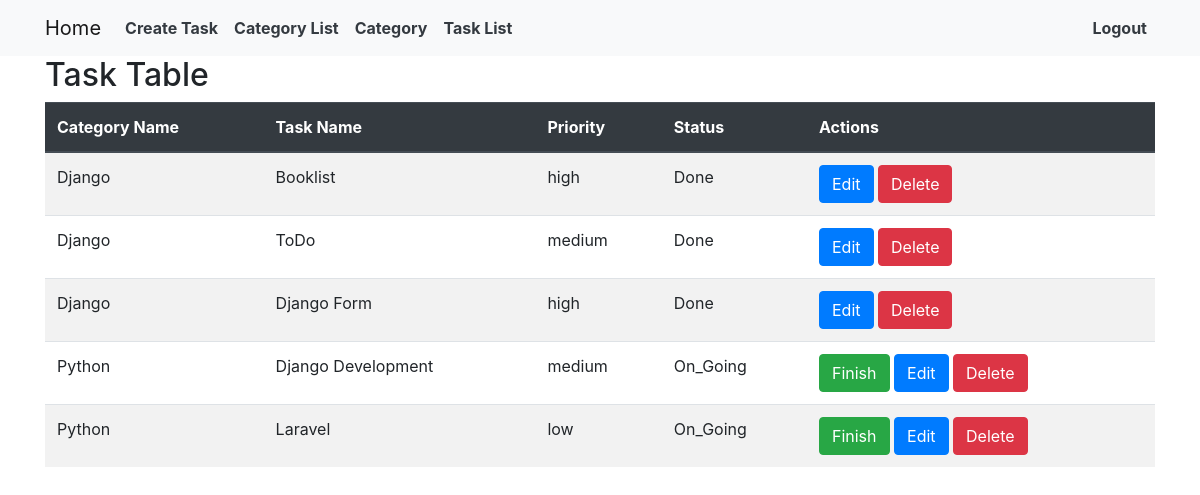
The page /taskList/ (signed in) on the database its author committed.
### myApp/models.py (models this page shows, shortened)
class TaskModel(models.Model):
    PRIORITY=[
        ("high","High"),
        ("medium","Medium"),
        ("low","Low"),
    ]
    category=models.ForeignKey(CategoryModel,on_delete=models.CASCADE,null=True)
    priority=models.CharField(choices=PRIORITY,max_length=100,null=True)
    TaskName=models.CharField(max_length=100,null=True)
    description=models.TextField(max_length=500,null=True)
    due_date=models.DateField(null=True)
    status=models.CharField(max_length=100,default="On_Going",null=True)
    completed_date=models.DateField(null=True)
    create_at=models.DateField(auto_now_add=True,null=True)
    update_at=models.DateField(auto_now=True,null=True)
    class Meta:
        unique_together = ["category", "TaskName"]

class CategoryModel(models.Model):
    user=models.ForeignKey(customUser,on_delete=models.CASCADE,null=True)
    CategoryName=models.CharField(max_length=100,null=True)
    create_at=models.DateField(auto_now_add=True,null=True)
    update_at=models.DateField(auto_now=True,null=True)

### myProject/views.py (the view)
# urls.py: path('taskList/', taskList,name="taskList"),
@login_required
def taskList(request):
    task=TaskModel.objects.all()
    return render(request,"taskList.html",{"task":task})

### Template/taskList.html
{% extends 'base.html' %}
{% block content %}
<div class="container">
  <h2>Task Table</h2>
  <table class="table table-striped">
    <thead class="thead-dark">
      <tr>
        <th scope="col">Category Name</th>
        <th scope="col">Task Name</th>
        <th scope="col">Priority</th>
        <th scope="col">Status</th>
        <th scope="col">Actions</th>
      </tr>
    </thead>
    <tbody>
      {% for task_item in task %}
      <tr>
        <td>{{ task_item.category.CategoryName }}</td>
        <td>{{ task_item.TaskName }}</td>
        <td>{{ task_item.priority }}</td>
        <td>{{ task_item.status }}</td>
        <td>
          {% if task_item.status == 'On_Going' %}
          <a href="{% url 'finishTaskPage' task_item.id %}" class="btn btn-success">Finish</a>
          {% endif %}
          <a href="{% url 'editTaskPage' task_item.id %}" class="btn btn-primary">Edit</a>
          <a href="{% url 'DeleteTaskPage' task_item.id %}" class="btn btn-danger">Delete</a>
        </td>
      </tr>
      {% endfor %}
    </tbody>
  </table>
</div>
{% endblock content %}

### rows shown on the page
TaskModel: category.CategoryName "Django", TaskName "Booklist", priority "high", status "Done"
TaskModel: category.CategoryName "Django", TaskName "ToDo", priority "medium", status "Done"
TaskModel: category.CategoryName "Django", TaskName "Django Form", priority "high", status "Done"
TaskModel: category.CategoryName "Python", TaskName "Django Development", priority "medium", status "On_Going", shows "Finish"
TaskModel: category.CategoryName "Python", TaskName "Laravel", priority "low", status "On_Going", shows "Finish"
